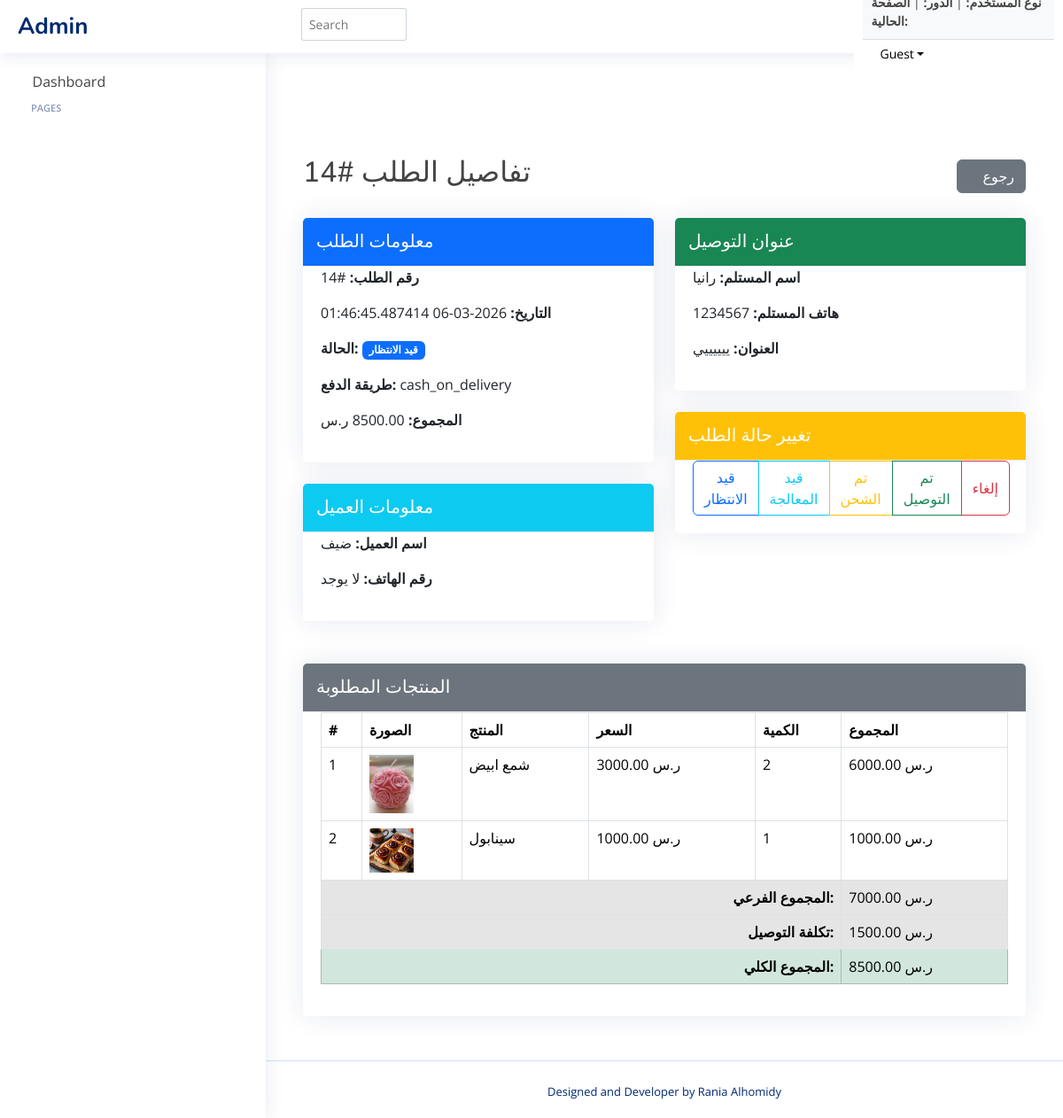
/admin/order_details/14, run on the app's committed database.
### tables this page shows
CREATE TABLE orders (
    id INTEGER PRIMARY KEY AUTOINCREMENT,
    user_id INTEGER NOT NULL,
    total_price REAL NOT NULL,
    status TEXT CHECK(status IN ('قيد الانتظار', 'قيد المعالجة', 'تم الشحن', 'تم التوصيل', 'ملغي')) DEFAULT 'قيد الانتظار',
    created_at TIMESTAMP DEFAULT CURRENT_TIMESTAMP,
    updated_at TIMESTAMP DEFAULT CURRENT_TIMESTAMP,
    delivery_address_id INTEGER,
    payment_method TEXT,
    FOREIGN KEY (delivery_address_id) REFERENCES cust_addresses(id) ON DELETE SET NULL
);

CREATE TABLE cust_addresses (
    id INTEGER PRIMARY KEY AUTOINCREMENT,
    user_id INTEGER NOT NULL,
    address_type TEXT,                -- نوع العنوان (مثل: 'المنزل', 'العمل', 'أخرى')
    recipient_name TEXT,              -- اسم المستلم لهذا العنوان
    recipient_phone TEXT NOT NULL,    -- رقم هاتف المستلم (مطلوب)
    city TEXT NOT NULL,               -- المدينة (مطلوب)
    region TEXT,                      -- المنطقة أو الحي
    full_address_description TEXT NOT NULL, -- الوصف التفصيلي للعنوان (مطلوب)
    latitude REAL,                    -- إحداثيات خط العرض (اختياري، للخرائط)
    longitude REAL,                   -- إحداثيات خط الطول (اختياري، للخرائط)
    is_default INTEGER DEFAULT 0,     -- 1 إذا كان العنوان افتراضيًا، 0 خلاف ذلك
    created_at TIMESTAMP DEFAULT CURRENT_TIMESTAMP, -- وقت إنشاء السجل
    updated_at TIMESTAMP DEFAULT CURRENT_TIMESTAMP, -- وقت آخر تحديث للسجل

    FOREIGN KEY (user_id) REFERENCES users(id) ON DELETE CASCADE
    -- هذا السطر يفترض وجود جدول 'users' وأن عمود المعرف فيه اسمه 'id'.
    -- ON DELETE CASCADE يعني إذا تم حذف المستخدم، تُحذف جميع عناوينه تلقائياً.
);

CREATE TABLE Order_Items (
    id INTEGER PRIMARY KEY AUTOINCREMENT,
    order_id INTEGER NOT NULL,
    product_id INTEGER NOT NULL,
    quantity INTEGER NOT NULL CHECK(quantity > 0),
    price REAL NOT NULL,
    FOREIGN KEY (order_id) REFERENCES orders(id) ON DELETE CASCADE,
    FOREIGN KEY (product_id) REFERENCES product(id) ON DELETE CASCADE
);

CREATE TABLE product_image (
    id INTEGER PRIMARY KEY AUTOINCREMENT,
    product_id INTEGER NOT NULL,               -- المفتاح الخارجي الذي يربط الصورة بالمنتج
    image_path VARCHAR(255) NOT NULL,         -- مسار الصورة (مثل: 'uploads/products/image1.jpg')
    is_main BOOLEAN DEFAULT FALSE,             -- (اختياري) لتحديد ما إذا كانت هذه هي الصورة الرئيسية للمنتج
    FOREIGN KEY (product_id) REFERENCES product(id) ON DELETE CASCADE
    -- ON DELETE CASCADE: يعني إذا تم حذف المنتج، فسيتم حذف جميع صوره المرتبطة به تلقائيًا.
);

CREATE TABLE product (
    id INTEGER PRIMARY KEY AUTOINCREMENT,
    name VARCHAR(255) NULL,
    image VARCHAR(500),
    description TEXT,
    category_id INTEGER NOT NULL,  -- القسم الفرعي
    seller_id INTEGER NOT NULL,  -- صاحب المنتج
    address_id INTEGER NULL,  -- عنوان صاحب المنتج
    price_id INTEGER,
    stock_id INTEGER,
    featured BOOLEAN DEFAULT 1,
    FOREIGN KEY (category_id) REFERENCES category(id),
    FOREIGN KEY (seller_id) REFERENCES sellers(id),
    FOREIGN KEY (address_id) REFERENCES seller_address(id),
    FOREIGN KEY (price_id) REFERENCES prices(id),
    FOREIGN KEY (stock_id) REFERENCES stock(id)
);

### order_routes.py (the view)
@order_bp.route('/admin/order_details/<int:order_id>')
def admin_order_details(order_id):
    conn = get_db_connection()
    order_details = None
    order_items = []
    total_items_price = 0
    try:
        order_details = conn.execute('''
            SELECT
                o.id,
                o.total_price,
                o.status,
                o.created_at,
                o.payment_method,
                u.name AS username,
                u.num AS phone_number,
                ca.recipient_name,
                ca.recipient_phone,
                ca.full_address_description
            FROM orders o
            LEFT JOIN users u ON o.user_id = u.id
            LEFT JOIN cust_addresses ca ON o.delivery_address_id = ca.id
            WHERE o.id = ?
        ''', (order_id,)).fetchone()
        if order_details is None:
            flash(f"لا يوجد طلب بهذا الرقم: #{order_id}", "danger")
            return redirect(url_for('order.admin_orders'))
        order_items = conn.execute('''
            SELECT
                oi.quantity,
                oi.price,
                p.name AS product_name,
                pi.image_path AS product_image
            FROM Order_Items oi
            JOIN product p ON oi.product_id = p.id
            LEFT JOIN product_image pi ON p.id = pi.product_id AND pi.is_main = 1
            WHERE oi.order_id = ?
        ''', (order_id,)).fetchall()
        for item in order_items:
            total_items_price += item['price'] * item['quantity']
    except sqlite3.Error as e:
        print(f"Database error in admin_order_details: {e}")
        flash("حدث خطأ في قاعدة البيانات أثناء جلب تفاصيل الطلب.", "danger")
        return redirect(url_for('order.admin_orders'))
    finally:
        conn.close()
    return render_template('admin/admin_order_details.html',
                           order=order_details,
                           items=order_items,
                           total_items_price=total_items_price)

### app.py (called while the page is built, shortened)
def get_db_connection():
    conn = sqlite3.connect('database/Eshop.db') # أو sqlite3.connect(app.config['DATABASE'])
    conn.row_factory = sqlite3.Row
    return conn

@app.context_processor
def inject_categories():
    conn = get_db_connection()
    cursor = conn.cursor()
    try:
        cursor.execute("""
            SELECT id, name, parent_id, image
            FROM category
            WHERE parent_id IS NULL
            ORDER BY name
        """)
        main_categories = cursor.fetchall()
        cursor.execute("SELECT id, name, parent_id, image FROM category ORDER BY name")
        all_categories = cursor.fetchall()
        return {
            'main_categories': main_categories,
            'all_categories': all_categories
        }
    finally:
        conn.close()

@app.context_processor
def inject_sellers():
    conn = get_db_connection()
    sellers = conn.execute('SELECT id, store_name FROM sellers').fetchall()
    conn.close()
    return dict(sellers=sellers)

@app.context_processor
def inject_user_data_and_cart_count():
    user_id = request.cookies.get('user_auth') # كوكي يدل على أن المستخدم مسجل دخول
    current_user_name = None
    total_items_in_cart = 0
    return dict(
        user_name=current_user_name, # اسم المستخدم (أو None)
        logged_in=bool(user_id), # True إذا كان user_id موجوداً (أي مسجل دخول)
        total_items_count=total_items_in_cart # العدد الكلي للمنتجات في السلة
    )

@app.context_processor
def inject_notifications():
    notifications_data = {'unread_notifications_count': 0}
    if not has_request_context():
        return notifications_data
    try:
        user_id = request.cookies.get('user_auth')
    except Exception as e:
        app.logger.error(f"Error in notification processor: {e}")
    return notifications_data

### order_routes.py (called while the page is built)
def get_db_connection():
    conn = sqlite3.connect('database/Eshop.db')
    conn.row_factory = sqlite3.Row
    return conn

### templates/admin/admin_order_details.html (shortened to what this page needs)
{% include 'admin/header.html' %}
<main id="main" class="main">
    <div class="container mt-4">
        <div class="d-flex justify-content-between align-items-center mb-4">
            <h2>تفاصيل الطلب #{{ order.id }}</h2>
            <a href="{{ url_for('order.admin_orders') }}" class="btn btn-secondary">
                <i class="fas fa-arrow-left"></i> رجوع
            </a>
        </div>
        <div class="row">
            <div class="col-md-6">
                <div class="card mb-4">
                    <div class="card-header bg-primary text-white">
                        <h5 class="mb-0">معلومات الطلب</h5>
                    </div>
                    <div class="card-body">
                        <p><strong>رقم الطلب:</strong> #{{ order.id }}</p>
                        <p><strong>التاريخ:</strong> {{ order.created_at }}</p>
                        <p><strong>الحالة:</strong>
                            <span class="badge
                                {% if order.status == 'تم التوصيل' %}bg-success {% elif order.status == 'ملغي' %}bg-danger
                                {% elif order.status == 'تم الشحن' %}bg-warning
                                {% elif order.status == 'قيد المعالجة' %}bg-info {% else %}bg-primary{% endif %}">
                                {{ order.status }}
                            </span>
                        </p>
                        <p><strong>طريقة الدفع:</strong> {{ order.payment_method }}</p>
                        <p><strong>المجموع:</strong> {{ "%.2f"|format(order.total_price) }} ر.س</p>
                    </div>
                </div>
                <div class="card mb-4">
                    <div class="card-header bg-info text-white">
                        <h5 class="mb-0">معلومات العميل</h5>
                    </div>
                    <div class="card-body">
                        <p><strong>اسم العميل:</strong> {% if order.username %}{{ order.username }}{% else %}ضيف{% endif %}</p>
                        <p><strong>رقم الهاتف:</strong> {% if order.phone_number %}{{ order.phone_number }}{% else %}لا يوجد{% endif %}</p>
                    </div>
                </div>
            </div>
            <div class="col-md-6">
                <div class="card mb-4">
                    <div class="card-header bg-success text-white">
                        <h5 class="mb-0">عنوان التوصيل</h5>
                    </div>
                    <div class="card-body">
                        <p><strong>اسم المستلم:</strong> {% if order.recipient_name %}{{ order.recipient_name }}{% else %}لا يوجد{% endif %}</p>
                        <p><strong>هاتف المستلم:</strong> {% if order.recipient_phone %}{{ order.recipient_phone }}{% else %}لا يوجد{% endif %}</p>
                        <p><strong>العنوان:</strong> {% if order.full_address_description %}{{ order.full_address_description }}{% else %}لا يوجد{% endif %}</p>
                    </div>
                </div>
                <div class="card">
                    <div class="card-header bg-warning text-white">
                        <h5 class="mb-0">تغيير حالة الطلب</h5>
                    </div>
                    <div class="card-body">
                        <div class="btn-group w-100" role="group">
                            <button type="button" class="btn btn-outline-primary"
                                onclick="updateOrderStatus({{ order.id }}, 'قيد الانتظار')">
                                قيد الانتظار
                            </button>
                            <button type="button" class="btn btn-outline-info"
                                onclick="updateOrderStatus({{ order.id }}, 'قيد المعالجة')">
                                قيد المعالجة </button>
                            <button type="button" class="btn btn-outline-warning"
                                onclick="updateOrderStatus({{ order.id }}, 'تم الشحن')">
                                تم الشحن
                            </button>
                            <button type="button" class="btn btn-outline-success"
                                onclick="updateOrderStatus({{ order.id }}, 'تم التوصيل')">
                                تم التوصيل </button>
                            <button type="button" class="btn btn-outline-danger"
                                onclick="updateOrderStatus({{ order.id }}, 'ملغي')">
                                إلغاء
                            </button>
                        </div>
                    </div>
                </div>
            </div>
        </div>
        <div class="card mt-4">
            <div class="card-header bg-secondary text-white">
                <h5 class="mb-0">المنتجات المطلوبة</h5>
            </div>
            <div class="card-body">
                <div class="table-responsive">
                    <table class="table table-bordered">
                        <thead>
                            <tr>
                                <th>#</th>
                                <th>الصورة</th>
                                <th>المنتج</th>
                                <th>السعر</th>
                                <th>الكمية</th>
                                <th>المجموع</th>
                            </tr>
                        </thead>
                        <tbody>
                            {% for item in items %}
                            <tr>
                                <td>{{ loop.index }}</td>
                                <td>
                                    <img src="{{ url_for('static', filename='images/products/' + item.product_image) }}"
                                            alt="{{ item.product_name }}" style="width: 50px;">
                                </td>
                                <td>{{ item.product_name }}</td>
                                <td>{{ "%.2f"|format(item.price) }} ر.س</td>
                                <td>{{ item.quantity }}</td>
                                <td>{{ "%.2f"|format(item.price * item.quantity) }} ر.س</td>
                            </tr>
                            {% endfor %}
                            <tr class="table-active">
                                <td colspan="5" class="text-end"><strong>المجموع الفرعي:</strong></td>
                                <td>{{ "%.2f"|format(total_items_price) }} ر.س</td>
                            </tr>
                            <tr class="table-active">
                                <td colspan="5" class="text-end"><strong>تكلفة التوصيل:</strong></td>
                                <td>{{ "%.2f"|format(order.total_price - total_items_price) }} ر.س</td>
                            </tr>
                            <tr class="table-success">
                                <td colspan="5" class="text-end"><strong>المجموع الكلي:</strong></td>
                                <td>{{ "%.2f"|format(order.total_price) }} ر.س</td>
                            </tr>
                        </tbody>
                    </table>
                </div>
            </div>
        </div>
    </div>
</main>
{% include 'admin/footer.html' %}

### static/css/index.css (style rules this page uses)
:root { scroll-behavior: smooth; }
body { font-family: "Open Sans", sans-serif; background: #ffffff; color: #444444; }
a { color: #000; text-decoration: none; }
h1, h2, h3, h4, h5, h6 { font-family: "Nunito", sans-serif; }
#main { margin-top: 60px; padding: 20px 30px; transition: all 0.3s; }
.card { margin-bottom: 30px; border: none; border-radius: 5px; box-shadow: 0px 0 30px rgba(1, 41, 112, 0.1); }
.card-header, .card-footer { border-color: #ebeef4; background-color: #ffffff; color: #798eb3; padding: 15px; }
.card-body { padding: 0 20px 20px 20px; }
@media (min-width: 1200px) { #main, #footer { margin-left: 300px; } }
a { color: #fff; }

### data on the page
orders: id "14", created_at "2026-03-06 01:46:45.487414", status "قيد الانتظار", payment_method "cash_on_delivery", order.total_price-total_items_price "1500.00", total_price "8500.00"
cust_addresses: recipient_name "رانيا", recipient_phone "1234567", full_address_description "ييييييي"
Order_Items: image_path (picture), product_name "شمع ابيض", price "3000.00", quantity "2", item.price*item.quantity "6000.00"
Order_Items: image_path (picture), product_name "سينابول", price "1000.00", quantity "1", item.price*item.quantity "1000.00"

### other printed values
{{ "%.2f"|format(total_items_price) }} "7000.00"
